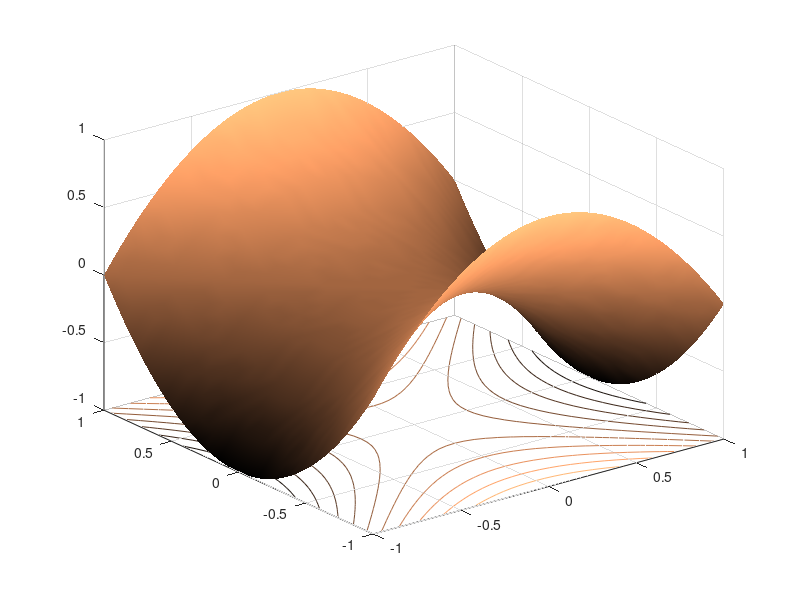

The MATLAB source for this figure:
x = -1: .05: 1;
y = x;
[xi, yi] = meshgrid(x, y);
[xi, yi] = meshgrid(x, y);
zi = yi.^2 - xi.^2;
surfc(xi, yi, zi);

colormap copper;
shading interp;